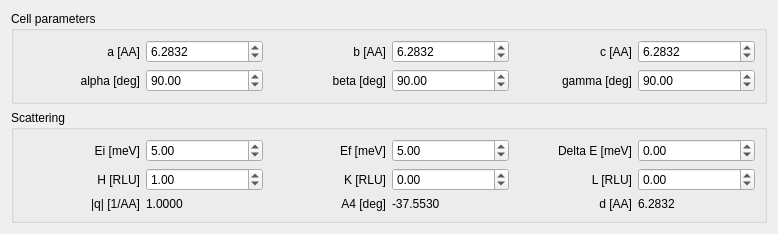
<?xml version="1.0" encoding="UTF-8"?>
<ui version="4.0">
 <class>Form</class>
 <widget class="QWidget" name="Form">
  <property name="geometry">
   <rect>
    <x>0</x>
    <y>0</y>
    <width>778</width>
    <height>224</height>
   </rect>
  </property>
  <property name="windowTitle">
   <string>Form</string>
  </property>
  <layout class="QVBoxLayout" name="verticalLayout">
   <item>
    <widget class="QGroupBox" name="groupBox">
     <property name="sizePolicy">
      <sizepolicy hsizetype="Preferred" vsizetype="Minimum">
       <horstretch>0</horstretch>
       <verstretch>0</verstretch>
      </sizepolicy>
     </property>
     <property name="title">
      <string>Cell parameters</string>
     </property>
     <layout class="QHBoxLayout" name="horizontalLayout">
      <item>
       <layout class="QVBoxLayout" name="verticalLayout_2">
        <item>
         <layout class="QHBoxLayout" name="horizontalLayout_3">
          <item>
           <widget class="QLabel" name="label">
            <property name="text">
             <string>a [AA]</string>
            </property>
            <property name="alignment">
             <set>Qt::AlignRight|Qt::AlignTrailing|Qt::AlignVCenter</set>
            </property>
           </widget>
          </item>
          <item>
           <widget class="QDoubleSpinBox" name="cell_a_spinBox">
            <property name="decimals">
             <number>4</number>
            </property>
            <property name="minimum">
             <double>0.000100000000000</double>
            </property>
            <property name="maximum">
             <double>999.990000000000009</double>
            </property>
            <property name="stepType">
             <enum>QAbstractSpinBox::DefaultStepType</enum>
            </property>
            <property name="value">
             <double>6.283200000000000</double>
            </property>
           </widget>
          </item>
         </layout>
        </item>
        <item>
         <layout class="QHBoxLayout" name="horizontalLayout_4">
          <item>
           <widget class="QLabel" name="label_2">
            <property name="text">
             <string>alpha [deg]</string>
            </property>
            <property name="alignment">
             <set>Qt::AlignRight|Qt::AlignTrailing|Qt::AlignVCenter</set>
            </property>
           </widget>
          </item>
          <item>
           <widget class="QDoubleSpinBox" name="cell_alpha_spinBox">
            <property name="minimum">
             <double>0.010000000000000</double>
            </property>
            <property name="maximum">
             <double>180.000000000000000</double>
            </property>
            <property name="value">
             <double>90.000000000000000</double>
            </property>
           </widget>
          </item>
         </layout>
        </item>
       </layout>
      </item>
      <item>
       <layout class="QVBoxLayout" name="verticalLayout_3">
        <item>
         <layout class="QHBoxLayout" name="horizontalLayout_5">
          <item>
           <widget class="QLabel" name="label_3">
            <property name="text">
             <string>b [AA]</string>
            </property>
            <property name="alignment">
             <set>Qt::AlignRight|Qt::AlignTrailing|Qt::AlignVCenter</set>
            </property>
           </widget>
          </item>
          <item>
           <widget class="QDoubleSpinBox" name="cell_b_spinBox">
            <property name="decimals">
             <number>4</number>
            </property>
            <property name="minimum">
             <double>0.000100000000000</double>
            </property>
            <property name="maximum">
             <double>999.990000000000009</double>
            </property>
            <property name="stepType">
             <enum>QAbstractSpinBox::DefaultStepType</enum>
            </property>
            <property name="value">
             <double>6.283200000000000</double>
            </property>
           </widget>
          </item>
         </layout>
        </item>
        <item>
         <layout class="QHBoxLayout" name="horizontalLayout_6">
          <item>
           <widget class="QLabel" name="label_4">
            <property name="text">
             <string>beta [deg]</string>
            </property>
            <property name="alignment">
             <set>Qt::AlignRight|Qt::AlignTrailing|Qt::AlignVCenter</set>
            </property>
           </widget>
          </item>
          <item>
           <widget class="QDoubleSpinBox" name="cell_beta_spinBox">
            <property name="minimum">
             <double>0.010000000000000</double>
            </property>
            <property name="maximum">
             <double>180.000000000000000</double>
            </property>
            <property name="value">
             <double>90.000000000000000</double>
            </property>
           </widget>
          </item>
         </layout>
        </item>
       </layout>
      </item>
      <item>
       <layout class="QVBoxLayout" name="verticalLayout_5">
        <item>
         <layout class="QHBoxLayout" name="horizontalLayout_9">
          <item>
           <widget class="QLabel" name="label_7">
            <property name="text">
             <string>c [AA]</string>
            </property>
            <property name="alignment">
             <set>Qt::AlignRight|Qt::AlignTrailing|Qt::AlignVCenter</set>
            </property>
           </widget>
          </item>
          <item>
           <widget class="QDoubleSpinBox" name="cell_c_spinBox">
            <property name="decimals">
             <number>4</number>
            </property>
            <property name="minimum">
             <double>0.000100000000000</double>
            </property>
            <property name="maximum">
             <double>999.990000000000009</double>
            </property>
            <property name="stepType">
             <enum>QAbstractSpinBox::DefaultStepType</enum>
            </property>
            <property name="value">
             <double>6.283200000000000</double>
            </property>
           </widget>
          </item>
         </layout>
        </item>
        <item>
         <layout class="QHBoxLayout" name="horizontalLayout_10">
          <item>
           <widget class="QLabel" name="label_8">
            <property name="text">
             <string>gamma [deg]</string>
            </property>
            <property name="alignment">
             <set>Qt::AlignRight|Qt::AlignTrailing|Qt::AlignVCenter</set>
            </property>
           </widget>
          </item>
          <item>
           <widget class="QDoubleSpinBox" name="cell_gamma_spinBox">
            <property name="minimum">
             <double>0.010000000000000</double>
            </property>
            <property name="maximum">
             <double>180.000000000000000</double>
            </property>
            <property name="value">
             <double>90.000000000000000</double>
            </property>
           </widget>
          </item>
         </layout>
        </item>
       </layout>
      </item>
     </layout>
    </widget>
   </item>
   <item>
    <widget class="QGroupBox" name="groupBox_2">
     <property name="title">
      <string>Scattering</string>
     </property>
     <layout class="QHBoxLayout" name="horizontalLayout_2">
      <item>
       <layout class="QHBoxLayout" name="horizontalLayout_18">
        <item>
         <layout class="QVBoxLayout" name="verticalLayout_9">
          <item>
           <layout class="QHBoxLayout" name="horizontalLayout_19">
            <item>
             <widget class="QLabel" name="label_15">
              <property name="text">
               <string>Ei [meV]</string>
              </property>
              <property name="alignment">
               <set>Qt::AlignRight|Qt::AlignTrailing|Qt::AlignVCenter</set>
              </property>
             </widget>
            </item>
            <item>
             <widget class="QDoubleSpinBox" name="scattering_ei_spinBox">
              <property name="value">
               <double>5.000000000000000</double>
              </property>
             </widget>
            </item>
           </layout>
          </item>
          <item>
           <layout class="QHBoxLayout" name="horizontalLayout_20">
            <item>
             <widget class="QLabel" name="label_16">
              <property name="text">
               <string>H [RLU]</string>
              </property>
              <property name="alignment">
               <set>Qt::AlignRight|Qt::AlignTrailing|Qt::AlignVCenter</set>
              </property>
             </widget>
            </item>
            <item>
             <widget class="QDoubleSpinBox" name="scattering_h_spinBox">
              <property name="minimum">
               <double>-20.000000000000000</double>
              </property>
              <property name="maximum">
               <double>20.000000000000000</double>
              </property>
              <property name="value">
               <double>1.000000000000000</double>
              </property>
             </widget>
            </item>
           </layout>
          </item>
          <item>
           <layout class="QHBoxLayout" name="horizontalLayout_28">
            <item>
             <widget class="QLabel" name="label_24">
              <property name="text">
               <string>|q| [1/AA]</string>
              </property>
              <property name="alignment">
               <set>Qt::AlignRight|Qt::AlignTrailing|Qt::AlignVCenter</set>
              </property>
             </widget>
            </item>
            <item>
             <widget class="QLabel" name="scattering_q_label">
              <property name="text">
               <string>1.0000</string>
              </property>
             </widget>
            </item>
           </layout>
          </item>
         </layout>
        </item>
        <item>
         <layout class="QVBoxLayout" name="verticalLayout_10">
          <item>
           <layout class="QHBoxLayout" name="horizontalLayout_21">
            <item>
             <widget class="QLabel" name="label_17">
              <property name="text">
               <string>Ef [meV]</string>
              </property>
              <property name="alignment">
               <set>Qt::AlignRight|Qt::AlignTrailing|Qt::AlignVCenter</set>
              </property>
             </widget>
            </item>
            <item>
             <widget class="QDoubleSpinBox" name="scattering_ef_spinBox">
              <property name="value">
               <double>5.000000000000000</double>
              </property>
             </widget>
            </item>
           </layout>
          </item>
          <item>
           <layout class="QHBoxLayout" name="horizontalLayout_22">
            <item>
             <widget class="QLabel" name="label_18">
              <property name="text">
               <string>K [RLU]</string>
              </property>
              <property name="alignment">
               <set>Qt::AlignRight|Qt::AlignTrailing|Qt::AlignVCenter</set>
              </property>
             </widget>
            </item>
            <item>
             <widget class="QDoubleSpinBox" name="scattering_k_spinBox">
              <property name="minimum">
               <double>-20.000000000000000</double>
              </property>
              <property name="maximum">
               <double>20.000000000000000</double>
              </property>
             </widget>
            </item>
           </layout>
          </item>
          <item>
           <layout class="QHBoxLayout" name="horizontalLayout_26">
            <item>
             <widget class="QLabel" name="label_22">
              <property name="text">
               <string>A4 [deg]</string>
              </property>
              <property name="alignment">
               <set>Qt::AlignRight|Qt::AlignTrailing|Qt::AlignVCenter</set>
              </property>
             </widget>
            </item>
            <item>
             <widget class="QLabel" name="scattering_a4_label">
              <property name="text">
               <string>-37.5530</string>
              </property>
             </widget>
            </item>
           </layout>
          </item>
         </layout>
        </item>
        <item>
         <layout class="QVBoxLayout" name="verticalLayout_11">
          <item>
           <layout class="QHBoxLayout" name="horizontalLayout_23">
            <item>
             <widget class="QLabel" name="label_5">
              <property name="text">
               <string>Delta E [meV]</string>
              </property>
              <property name="alignment">
               <set>Qt::AlignRight|Qt::AlignTrailing|Qt::AlignVCenter</set>
              </property>
             </widget>
            </item>
            <item>
             <widget class="QDoubleSpinBox" name="scattering_de_spinBox">
              <property name="minimum">
               <double>-99.989999999999995</double>
              </property>
             </widget>
            </item>
           </layout>
          </item>
          <item>
           <layout class="QHBoxLayout" name="horizontalLayout_24">
            <item>
             <widget class="QLabel" name="label_20">
              <property name="text">
               <string>L [RLU]</string>
              </property>
              <property name="alignment">
               <set>Qt::AlignRight|Qt::AlignTrailing|Qt::AlignVCenter</set>
              </property>
             </widget>
            </item>
            <item>
             <widget class="QDoubleSpinBox" name="scattering_l_spinBox">
              <property name="minimum">
               <double>-20.000000000000000</double>
              </property>
              <property name="maximum">
               <double>20.000000000000000</double>
              </property>
             </widget>
            </item>
           </layout>
          </item>
          <item>
           <layout class="QHBoxLayout" name="horizontalLayout_27">
            <item>
             <widget class="QLabel" name="label_6">
              <property name="text">
               <string>d [AA]</string>
              </property>
              <property name="alignment">
               <set>Qt::AlignRight|Qt::AlignTrailing|Qt::AlignVCenter</set>
              </property>
             </widget>
            </item>
            <item>
             <widget class="QLabel" name="scattering_d_label">
              <property name="text">
               <string>6.2832</string>
              </property>
             </widget>
            </item>
           </layout>
          </item>
         </layout>
        </item>
       </layout>
      </item>
     </layout>
    </widget>
   </item>
  </layout>
 </widget>
 <resources/>
 <connections/>
</ui>
